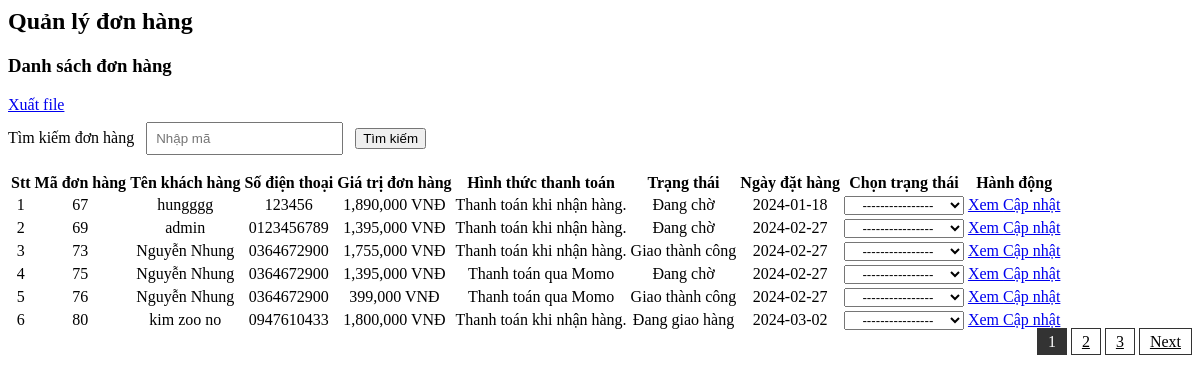
Page /admin/modules/order/order.php on the committed database.
### tables this page shows
CREATE TABLE `cart` (
  `idCart` int(50) NOT NULL,
  `idUser` int(50) NOT NULL,
  `statusCart` int(10) NOT NULL DEFAULT 0,
  `payments` varchar(255) DEFAULT NULL,
  `createdAt` date NOT NULL DEFAULT current_timestamp(),
  `updatedAt` date NOT NULL DEFAULT current_timestamp()
);

CREATE TABLE `users` (
  `idUser` int(50) NOT NULL,
  `fullName` varchar(255) NOT NULL,
  `email` varchar(255) NOT NULL,
  `password` varchar(255) NOT NULL,
  `address` varchar(255) DEFAULT NULL,
  `phone` varchar(11) DEFAULT NULL,
  `createdAt` date NOT NULL DEFAULT current_timestamp(),
  `updatedAt` date NOT NULL DEFAULT current_timestamp(),
  `isAdmin` tinyint(1) NOT NULL DEFAULT 0,
  `spaname` varchar(50) NOT NULL,
  `bac` varchar(50) NOT NULL,
  `isApproved` tinyint(1) NOT NULL DEFAULT 0
);

### admin/modules/order/order.php (the view, shortened to what this page needs)
<?php
if (isset($_POST['search']) && trim($_POST['search']) != '') {
    $search = $_POST['search'];
    $sql = "SELECT cart.*, users.*, cart.createdAt as cartCreatedAt FROM cart inner join users on cart.idUser = users.idUser where statusCart != 0 and idCart = '$search'";
    $count = "SELECT COUNT(idCart) as total from cart WHERE idCart = '$search' ";
} else {
    $sql = "SELECT cart.*, users.*, cart.createdAt as cartCreatedAt FROM cart inner join users on cart.idUser = users.idUser where statusCart != 0";
    $count = "SELECT COUNT(idCart) as total from cart";
}
$result = mysqli_query($connect, $count);
$row = mysqli_fetch_assoc($result);
$total_records = $row['total'];
$current_page = isset($_GET['page']) ? $_GET['page'] : 1;
$limit = 7;
$total_page = ceil($total_records / $limit);
$product = mysqli_query($connect, $sql);
?>
<section class="content-header">
    <h1>
        Quản lý đơn hàng
    </h1>
</section>
<section class="content">
    <div class="box">
        <div class="box-header with-border">
            <h3 class="box-title">Danh sách đơn hàng</h3>
            <div class="box-tools pull-right">
                <a href="modules/order/export-file.php" class="btn btn-primary">Xuất file</a>
            </div>
        </div>
        <form action="" method="post" style="margin-top: 8px;">
            <div class="box-header with-border">
                <span style="font-size: 16px;" class="box-title">Tìm kiếm đơn hàng</span>
                <input type="text" name="search" placeholder="Nhập mã" style=" height: 33px; padding: 8px; margin: 0 8px;">
                <input type="submit" class="btn btn-primary" value="Tìm kiếm"></input>
            </div>
        </form>
        <div class="box-body">
            <table class="table table-bordered table-hover">
                <thead>
                    <tr>
                        <th>Stt</th>
                        <th>Mã đơn hàng</th>
                        <th>Tên khách hàng</th>
                        <th>Số điện thoại</th>
                        <th>Giá trị đơn hàng</th>
                        <th>Hình thức thanh toán</th>
                        <th>Trạng thái</th>
                        <th>Ngày đặt hàng</th>
                        <th>Chọn trạng thái</th>
                        <th>Hành động</th>
                    </tr>
                </thead>
                <tbody>
                    <?php foreach ($product as $key => $value) : ?>
                        <tr>
                            <td><?php echo $key + 1 ?></td>
                            <td><?php echo $value['idCart'] ?></td>
                            <td><?php echo $value['fullName'] ?></td>
                            <td><?php echo $value['phone'] ?></td>
                            <?php
                            $idCart = $value['idCart'];
                            $sql_total_cart = "SELECT SUM(sellingPrice * quantity) as total FROM cart_detail inner join products on cart_detail.idProduct = products.idProduct where idCart = $idCart";
                            $query_total_cart = mysqli_query($connect, $sql_total_cart);
                            $total_cart = mysqli_fetch_array($query_total_cart)
                            ?>
                            <td><?php echo number_format($total_cart['total']) ?> VNĐ</td>
                            <td><?php echo $value['payments'] ?></td>
                            <?php
                            $status = $value['statusCart'];
                            $statusText = '';
                            switch ($status) {
                                case 1:
                                    $statusText = 'Đang chờ';
                                    break;
                                case 3:
                                    $statusText = 'Đang giao hàng';
                                    break;
                                case 4:
                                    $statusText = 'Giao thành công';
                                    break;
                            }
                            ?>
                            <td>
                                <span><?php echo $statusText; ?></span>
                            </td>
                            <td><?php echo $value['cartCreatedAt'] ?></td>
                            <td>
                                <select class="form-control statusCombobox" id="exampleCombobox">
                                    <option value="0" style="text-align: center;">----------------</option>
                                </select>
                            </td>
                            <td>
                                <a href="../admin/index.php?quanly=order_detail&id=<?php echo $value['idCart'] ?>" title="Xem" class="btn btn-primary">Xem
                                </a>
                                <a data-id="<?php echo $value['idCart'] ?>" href="modules/order/update-order.php?id=<?php echo $value['idCart'] ?>" title="Sửa" class="btn btn-primary updateStatus">Cập nhật</a>
                            </td>
                        </tr>
                    <?php endforeach ?>
                </tbody>
            </table>
            <div class="pagination">
                <?php
                for ($i = 1; $i <= $total_page; $i++) {
                    if ($i == $current_page) {
                        echo '<span class="current-page">' . $i . '</span>  ';
                    } else {
                        echo '<a class="link-page" href="index.php?quanly=orders&page=' . $i . '">' . $i . '</a>  ';
                    }
                }
                if ($current_page < $total_page && $total_page > 1) {
                    echo '<a class="link-page" href="index.php?quanly=orders&page=' . ($current_page + 1) . '">Next</a>  ';
                }
                ?>
            </div>
        </div>
</section>

### admin/modules/order/order.php (style rules this page uses)
th, td { text-align: center; }
.pagination { float: right; }
.current-page { border: 1px solid #333; color: white; background-color: #333; padding: 4px 10px; }
.link-page { border: 1px solid #333; color: black; padding: 4px 10px; }

### rows in the picture
cart: idCart "67", idUser.fullName "hungggg", idUser.phone "123456", total "1,890,000", payments "Thanh toán khi nhận hàng.", statusCart "Đang chờ", createdAt "2024-01-18"
cart: idCart "69", idUser.fullName "admin", idUser.phone "0123456789", total "1,395,000", payments "Thanh toán khi nhận hàng.", statusCart "Đang chờ", createdAt "2024-02-27"
cart: idCart "73", idUser.fullName "Nguyễn Nhung", idUser.phone "0364672900", total "1,755,000", payments "Thanh toán khi nhận hàng.", statusCart "Giao thành công", createdAt "2024-02-27"
cart: idCart "75", idUser.fullName "Nguyễn Nhung", idUser.phone "0364672900", total "1,395,000", payments "Thanh toán qua Momo", statusCart "Đang chờ", createdAt "2024-02-27"
cart: idCart "76", idUser.fullName "Nguyễn Nhung", idUser.phone "0364672900", total "399,000", payments "Thanh toán qua Momo", statusCart "Giao thành công", createdAt "2024-02-27"
cart: idCart "80", idUser.fullName "kim zoo no", idUser.phone "0947610433", total "1,800,000", payments "Thanh toán khi nhận hàng.", statusCart "Đang giao hàng", createdAt "2024-03-02"
